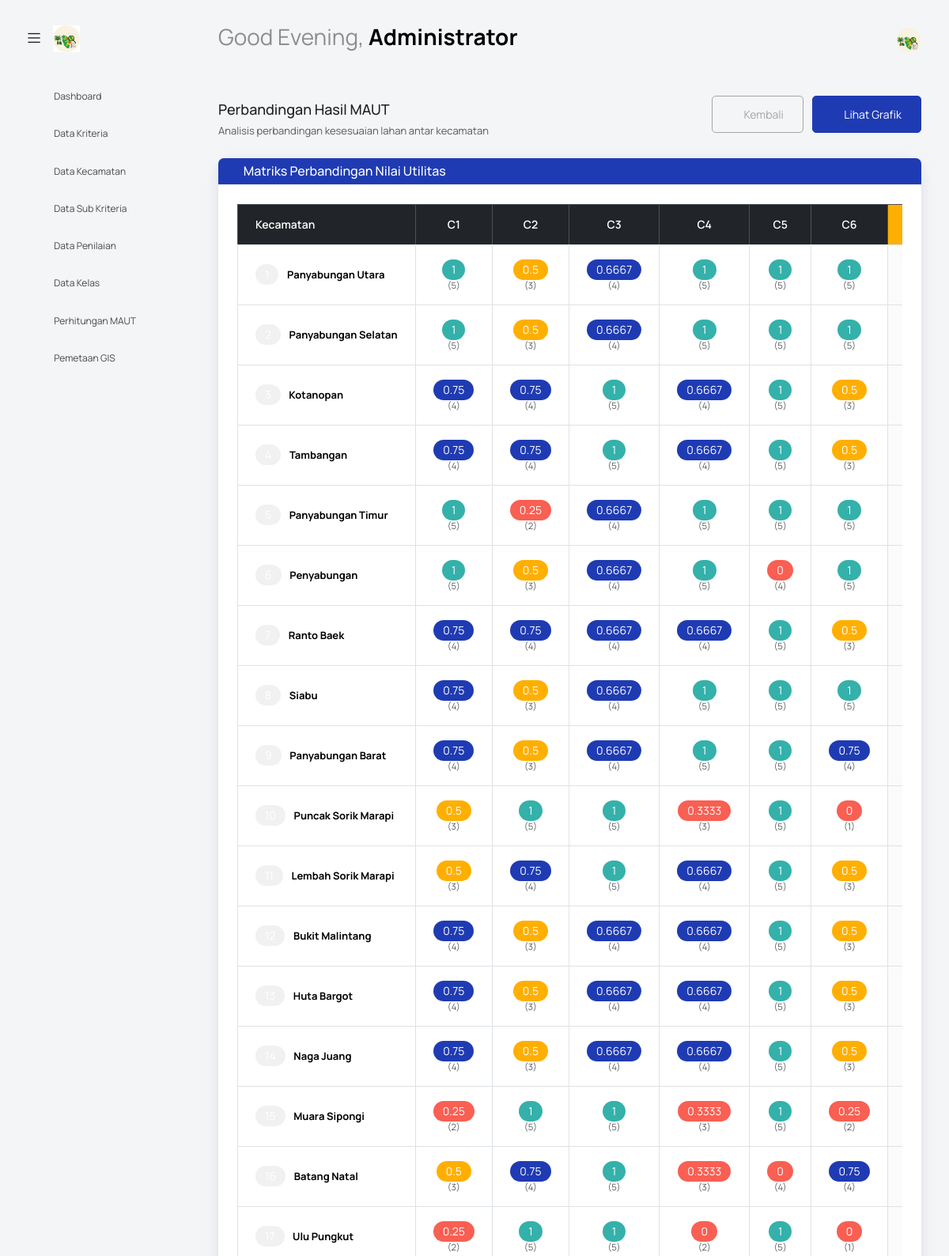
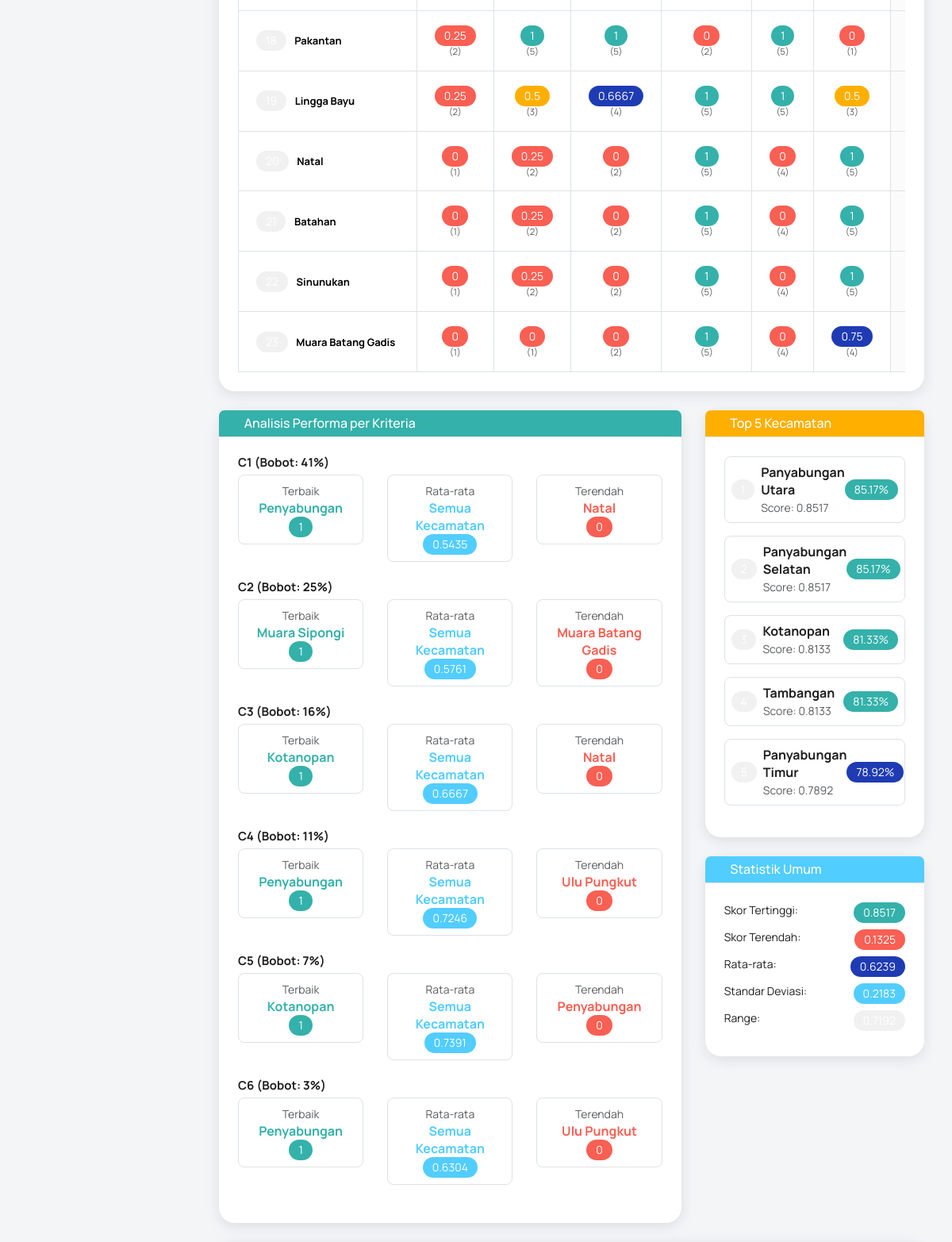
The page /index.php?controller=MAUT&action=perbandingan (signed in, upper part) on the database its author committed (2 pictures, top to bottom).
### tables this page shows
CREATE TABLE `kriteria` (
  `id_kriteria` int NOT NULL,
  `nama_kriteria` varchar(100) NOT NULL,
  `bobot` float NOT NULL,
  `keterangan` varchar(255) DEFAULT NULL
);

CREATE TABLE `nilai_kriteria` (
  `id_nilai` int NOT NULL,
  `id_kecamatan` int NOT NULL,
  `id_kriteria` int NOT NULL,
  `nilai` float NOT NULL
);

CREATE TABLE `kecamatan` (
  `id_kecamatan` int NOT NULL,
  `nama_kecamatan` varchar(100) NOT NULL,
  `luas` float DEFAULT NULL COMMENT 'Luas area dalam km2',
  `keterangan` text
);

### views/maut/perbandingan.php (the view, shortened to what the rows shown need)
<?php include('template/header.php'); ?>
<body class="with-welcome-text">
  <div class="container-scroller">
    <?php include 'template/navbar.php'; ?>
    <div class="container-fluid page-body-wrapper">
      <div class="main-panel">
        <div class="content-wrapper">
          <div class="row">
            <div class="col-12">
              <div class="card">
                <div class="card-body">
                  <div class="table-responsive">
                    <table class="table table-bordered table-sm">
                      <thead class="table-dark">
                        <tr>
                          <th>Kecamatan</th>
                          <?php foreach ($data['kriteria'] as $kriteria): ?>
                            <th class="text-center"><?= htmlspecialchars($kriteria['nama_kriteria']) ?></th>
                          <?php endforeach; ?>
                          <th class="text-center bg-warning">Total MAUT</th>
                        </tr>
                      </thead>
                      <tbody>
                        <?php
                        $rank = 1;
                        foreach ($data['scores'] as $id_kecamatan => $score_data):
                        ?>
                          <tr>
                            <td class="fw-bold">
                              <span class="badge bg-secondary me-2"><?= $rank++ ?></span>
                              <?= htmlspecialchars($score_data['nama_kecamatan']) ?>
                            </td>
                            <?php foreach ($data['kriteria'] as $kriteria): ?>
                              <td class="text-center">
                                <?php if (isset($score_data['detail'][$kriteria['id_kriteria']])):
                                  $detail = $score_data['detail'][$kriteria['id_kriteria']];
                                  $utilitas = $detail['nilai_utilitas'];
                                  $badge_class = '';
                                  if ($utilitas >= 0.8) {
                                    $badge_class = 'bg-success';
                                  } elseif ($utilitas >= 0.6) {
                                    $badge_class = 'bg-primary';
                                  } elseif ($utilitas >= 0.4) {
                                    $badge_class = 'bg-warning';
                                  } else {
                                    $badge_class = 'bg-danger';
                                  }
                                ?>
                                  <span class="badge <?= $badge_class ?>"><?= $detail['nilai_utilitas'] ?></span>
                                  <br>
                                  <small class="text-muted">(<?= $detail['nilai_asli'] ?>)</small>
                                <?php else: ?>
                                  <span class="text-muted">-</span>
                                <?php endif; ?>
                              </td>
                            <?php endforeach; ?>
                            <td class="text-center bg-light">
                              <br>
                            </td>
                          </tr>
                        <?php endforeach; ?>
                      </tbody>
                    </table>
                  </div>
                </div>
              </div>
            </div>
          </div>
          <div class="row mt-4">
            <div class="col-lg-8">
              <div class="card">
                <div class="card-body">
                  <?php foreach ($data['kriteria'] as $kriteria): ?>
                    <div class="mb-4">
                      <h6 class="fw-bold"><?= htmlspecialchars($kriteria['nama_kriteria']) ?> (Bobot: <?= round($kriteria['bobot'] * 100, 1) ?>%)</h6>
                      <div class="row">
                        <?php
                        $nilai_utilitas = [];
                        $kecamatan_names = [];
                        foreach ($data['utility'] as $id_kecamatan => $kecamatan_data) {
                          if (isset($kecamatan_data[$kriteria['id_kriteria']])) {
                            $nilai_utilitas[] = $kecamatan_data[$kriteria['id_kriteria']]['nilai_utilitas'];
                            $kecamatan_names[] = $kecamatan_data[$kriteria['id_kriteria']]['nama_kecamatan'];
                          }
                        }
                        if (!empty($nilai_utilitas)) {
                          $max_index = array_search(max($nilai_utilitas), $nilai_utilitas);
                          $min_index = array_search(min($nilai_utilitas), $nilai_utilitas);
                          $avg_util = array_sum($nilai_utilitas) / count($nilai_utilitas);
                        ?>
                          <div class="col-md-4">
                            <div class="text-center p-2 border rounded">
                              <small class="text-muted">Terbaik</small>
                              <div class="fw-bold text-success"><?= $kecamatan_names[$max_index] ?></div>
                              <span class="badge bg-success"><?= max($nilai_utilitas) ?></span>
                            </div>
                          </div>
                          <div class="col-md-4">
                            <div class="text-center p-2 border rounded">
                              <small class="text-muted">Rata-rata</small>
                              <div class="fw-bold text-info">Semua Kecamatan</div>
                              <span class="badge bg-info"><?= round($avg_util, 4) ?></span>
                            </div>
                          </div>
                          <div class="col-md-4">
                            <div class="text-center p-2 border rounded">
                              <small class="text-muted">Terendah</small>
                              <div class="fw-bold text-danger"><?= $kecamatan_names[$min_index] ?></div>
                              <span class="badge bg-danger"><?= min($nilai_utilitas) ?></span>
                            </div>
                          </div>
                        <?php } ?>
                      </div>
                    </div>
                  <?php endforeach; ?>
                </div>
              </div>
            </div>
            <div class="col-lg-4">
              <div class="card">
                <div class="card-body">
                  <?php
                  $top_5 = array_slice($data['ranking'], 0, 5, true);
                  foreach ($top_5 as $rank_data):
                    $badge_class = '';
                    if ($rank_data['persentase'] >= 80) {
                      $badge_class = 'bg-success';
                    } elseif ($rank_data['persentase'] >= 60) {
                      $badge_class = 'bg-primary';
                    } elseif ($rank_data['persentase'] >= 40) {
                      $badge_class = 'bg-warning';
                    } else {
                      $badge_class = 'bg-danger';
                    }
                  ?>
                    <div class="d-flex justify-content-between align-items-center mb-3 p-2 border rounded">
                      <div class="d-flex align-items-center">
                        <span class="badge bg-secondary me-2"><?= $rank_data['rank'] ?></span>
                        <div>
                          <div class="fw-bold"><?= htmlspecialchars($rank_data['nama_kecamatan']) ?></div>
                          <small class="text-muted">Score: <?= $rank_data['total_score'] ?></small>
                        </div>
                      </div>
                      <span class="badge <?= $badge_class ?>"><?= $rank_data['persentase'] ?>%</span>
                    </div>
                  <?php endforeach; ?>
                </div>
              </div>
            </div>
          </div>
        </div>
      </div>
    </div>
  </div>
</body>
</html>

### rows shown on the page
kriteria: nama_kriteria "C1", id_kriteria "1", id_kriteria.nilai "5", id_kriteria "0.75", id_kriteria.nilai "4", id_kriteria "0.5", id_kriteria.nilai "3", id_kriteria "0.25", id_kriteria.nilai "2", id_kriteria "0", $kriteria['bobot']*100 "41", max_index "Penyabungan", max($nilai_utilitas) "1", avg_util "0.5435", min_index "Natal", min($nilai_utilitas) "0"
kriteria: nama_kriteria "C2", id_kriteria "0.5", id_kriteria.nilai "3", id_kriteria "0.75", id_kriteria.nilai "4", id_kriteria+bobot "0.25", id_kriteria "2", id_kriteria "1", id_kriteria.nilai "5", id_kriteria "0", id_kriteria.nilai "1", $kriteria['bobot']*100 "25", max_index "Muara Sipongi", max($nilai_utilitas) "1", avg_util "0.5761", min_index "Muara Batang Gadis", min($nilai_utilitas) "0"
kriteria: nama_kriteria "C3", id_kriteria "0.6667", id_kriteria.nilai "4", id_kriteria "1", id_kriteria.nilai "5", id_kriteria "0", id_kriteria.nilai "2", $kriteria['bobot']*100 "16", max_index "Kotanopan", max($nilai_utilitas) "1", avg_util "0.6667", min_index "Natal", min($nilai_utilitas) "0"
kriteria: nama_kriteria "C4", id_kriteria "1", id_kriteria.nilai "5", id_kriteria "0.6667", id_kriteria "4", id_kriteria "0.3333", id_kriteria.nilai "3", id_kriteria "0", id_kriteria.nilai "2", $kriteria['bobot']*100 "11", max_index "Penyabungan", max($nilai_utilitas) "1", avg_util "0.7246", min_index "Ulu Pungkut", min($nilai_utilitas) "0"
kriteria: nama_kriteria "C5", id_kriteria "1", id_kriteria "5", id_kriteria "0", id_kriteria.nilai "4", $kriteria['bobot']*100 "7", max_index "Kotanopan", max($nilai_utilitas) "1", avg_util "0.7391", min_index "Penyabungan", min($nilai_utilitas) "0"
kriteria: nama_kriteria "C6", id_kriteria "1", id_kriteria.nilai "5", id_kriteria "0.5", id_kriteria.nilai "3", id_kriteria "0.75", id_kriteria.nilai "4", id_kriteria "0", id_kriteria.nilai "1", id_kriteria "0.25", id_kriteria.nilai "2", $kriteria['bobot']*100 "3", max_index "Penyabungan", max($nilai_utilitas) "1", avg_util "0.6304", min_index "Ulu Pungkut", min($nilai_utilitas) "0"
nilai_kriteria: id_kecamatan.nama_kecamatan "Panyabungan Utara", total_score "0.8517", persentase "85.17"
nilai_kriteria: id_kecamatan.nama_kecamatan "Panyabungan Selatan", total_score "0.8517", persentase "85.17"

### other values the page prints
$greeting "Good Evening"
$_SESSION['nama_lengkap'] "Administrator"
$score_data['nama_kecamatan'] "Panyabungan Utara"
$score_data['nama_kecamatan'] "Panyabungan Selatan"
$score_data['nama_kecamatan'] "Kotanopan"
$score_data['nama_kecamatan'] "Tambangan"
$score_data['nama_kecamatan'] "Panyabungan Timur"
$score_data['nama_kecamatan'] "Penyabungan"
$score_data['nama_kecamatan'] "Ranto Baek"
$score_data['nama_kecamatan'] "Siabu"
$score_data['nama_kecamatan'] "Panyabungan Barat"
$score_data['nama_kecamatan'] "Puncak Sorik Marapi"
$score_data['nama_kecamatan'] "Lembah Sorik Marapi"
$score_data['nama_kecamatan'] "Bukit Malintang"
$score_data['nama_kecamatan'] "Huta Bargot"
